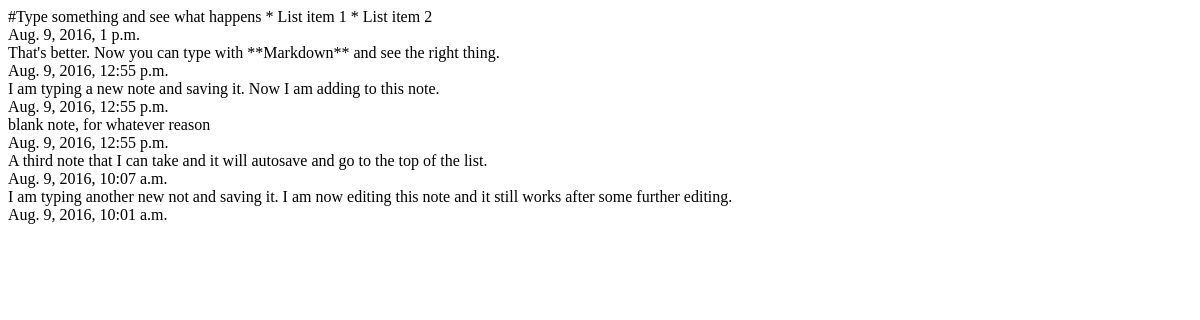
The page /notes/ (signed in) on the database as committed earlier.
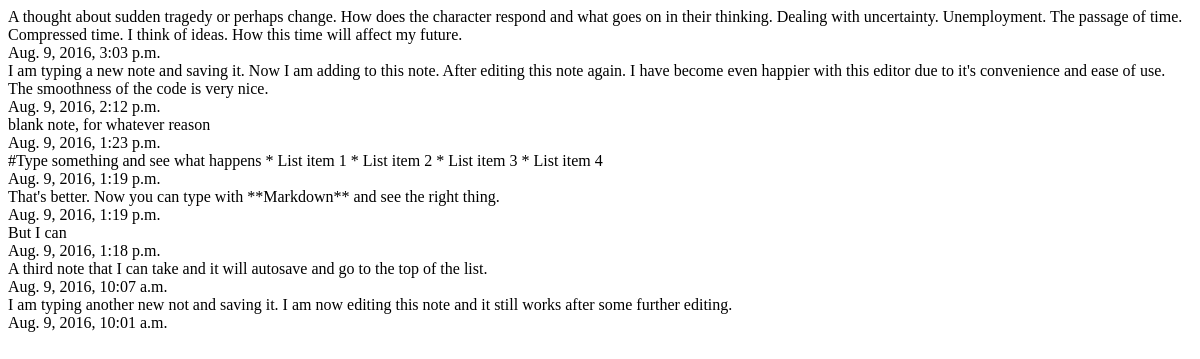
The same page on the database as committed later.
### browser_notes/users/models.py (models this page shows, shortened)
class Note(models.Model):
    user = models.ForeignKey(User, on_delete=models.CASCADE)
    created = models.DateTimeField(auto_now_add=True)
    modified = models.DateTimeField(auto_now=True)
    note = models.TextField()

### browser_notes/users/views.py (the view)
# urls.py: url(r'^notes/', notes, name='notes'),
def notes(request):
    if request.method == 'POST':
        if request.POST.get("note_id") == "newnote":
            print(request.POST.get("note"))
            print(request.POST.get("note_id"))
            n = Note(note=request.POST.get("note"), user=request.user)
            n.save()
            json_object = {'id': n.id}
            return JsonResponse(json_object)
        else:
            print("test")
            note = Note.objects.get(id=request.POST.get("note_id"))
            note.note = request.POST.get("note")  # change field
            note.save()  # this will update only
            return JsonResponse({'id': note.id})
    else:
        notes = Note.objects.filter(user=request.user).order_by('-modified')
        return render(request, 'notes.html', {"notes": notes})

### browser_notes/templates/notes.html
                 {% for note in notes %}
                <div data-id="{{ note.id }}" class="notes-list ui segments">
                    {{ note.note | truncatewords:50}} <br>
                    {{ note.modified}}
                </div>
                    {% endfor %}

Rows that differ between the two databases and show on the page:
added Note: note "A thought about sudden tragedy or perhaps change. How does the character respond and what goes on in their thinking. Dealing with uncertainty. Unemployment. The passage of time. Compressed time. I think of ideas. How this time will affect my future.", modified "Aug. 9, 2016, 3:03 p.m."
changed Note: note "I am typing a new note and saving it. Now I am adding to this note." → "…adding to this note. After editing this note again. I have become even happier with this editor due to it's convenience and ease of use. The smoothness of the code is very nice."; modified "Aug. 9, 2016, 12:55 p.m." → "Aug. 9, 2016, 2:12 p.m."; moves up the list
changed Note "blank note, for whatever reason": modified "Aug. 9, 2016, 12:55 p.m." → "Aug. 9, 2016, 1:23 p.m."; moves up the list
changed Note: note "#Type something and see what happens * List item 1 * List item 2" → "#Type something and see what happens * List item 1 * List item 2 * List item 3 * List item 4"; modified "Aug. 9, 2016, 1 p.m." → "Aug. 9, 2016, 1:19 p.m."
changed Note "That's better. Now you can type with **Markdown** and see the right thing.": modified "Aug. 9, 2016, 12:55 p.m." → "Aug. 9, 2016, 1:19 p.m."
added Note: note "But I can", modified "Aug. 9, 2016, 1:18 p.m."
